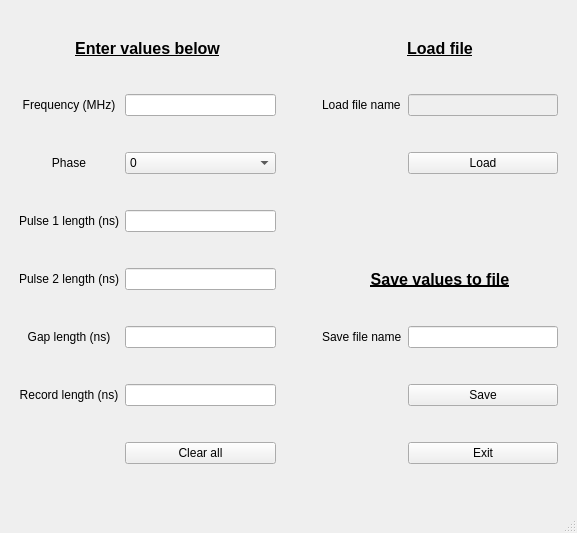
<?xml version="1.0" encoding="UTF-8"?>
<ui version="4.0">
 <class>MainWindow</class>
 <widget class="QMainWindow" name="MainWindow">
  <property name="geometry">
   <rect>
    <x>0</x>
    <y>0</y>
    <width>577</width>
    <height>533</height>
   </rect>
  </property>
  <property name="maximumSize">
   <size>
    <width>16777215</width>
    <height>557</height>
   </size>
  </property>
  <property name="windowTitle">
   <string>Set up sequence</string>
  </property>
  <property name="tabShape">
   <enum>QTabWidget::Rounded</enum>
  </property>
  <widget class="QWidget" name="centralwidget">
   <layout class="QGridLayout" name="gridLayout">
    <item row="0" column="4" colspan="2">
     <widget class="QLabel" name="label_4">
      <property name="sizePolicy">
       <sizepolicy hsizetype="Preferred" vsizetype="Fixed">
        <horstretch>0</horstretch>
        <verstretch>0</verstretch>
       </sizepolicy>
      </property>
      <property name="font">
       <font>
        <pointsize>12</pointsize>
        <weight>75</weight>
        <bold>true</bold>
        <underline>true</underline>
       </font>
      </property>
      <property name="text">
       <string>Load file</string>
      </property>
      <property name="alignment">
       <set>Qt::AlignCenter</set>
      </property>
     </widget>
    </item>
    <item row="0" column="1" colspan="2">
     <widget class="QLabel" name="label_3">
      <property name="sizePolicy">
       <sizepolicy hsizetype="Preferred" vsizetype="Fixed">
        <horstretch>0</horstretch>
        <verstretch>0</verstretch>
       </sizepolicy>
      </property>
      <property name="font">
       <font>
        <pointsize>12</pointsize>
        <weight>75</weight>
        <bold>true</bold>
        <underline>true</underline>
       </font>
      </property>
      <property name="text">
       <string>Enter values below</string>
      </property>
      <property name="alignment">
       <set>Qt::AlignCenter</set>
      </property>
     </widget>
    </item>
    <item row="4" column="4" colspan="2">
     <widget class="QLabel" name="label_5">
      <property name="font">
       <font>
        <pointsize>12</pointsize>
        <weight>75</weight>
        <bold>true</bold>
        <underline>true</underline>
       </font>
      </property>
      <property name="text">
       <string>Save values to file</string>
      </property>
      <property name="alignment">
       <set>Qt::AlignCenter</set>
      </property>
     </widget>
    </item>
    <item row="11" column="5">
     <widget class="QPushButton" name="exit_btn">
      <property name="text">
       <string>Exit</string>
      </property>
     </widget>
    </item>
    <item row="1" column="1">
     <widget class="QLabel" name="frq_lbl">
      <property name="text">
       <string>Frequency (MHz)</string>
      </property>
      <property name="alignment">
       <set>Qt::AlignCenter</set>
      </property>
     </widget>
    </item>
    <item row="2" column="1">
     <widget class="QLabel" name="phase_lbl">
      <property name="text">
       <string>Phase</string>
      </property>
      <property name="alignment">
       <set>Qt::AlignCenter</set>
      </property>
     </widget>
    </item>
    <item row="8" column="2">
     <widget class="QLineEdit" name="rec_len_txtbox"/>
    </item>
    <item row="8" column="5">
     <widget class="QPushButton" name="save_btn">
      <property name="text">
       <string>Save</string>
      </property>
     </widget>
    </item>
    <item row="4" column="2">
     <widget class="QLineEdit" name="p2_len_txtbox"/>
    </item>
    <item row="8" column="1">
     <widget class="QLabel" name="rec_len_lbl">
      <property name="text">
       <string>Record length (ns)</string>
      </property>
      <property name="alignment">
       <set>Qt::AlignCenter</set>
      </property>
     </widget>
    </item>
    <item row="1" column="4">
     <widget class="QLabel" name="load_file_name_lbl">
      <property name="text">
       <string>Load file name</string>
      </property>
     </widget>
    </item>
    <item row="1" column="5">
     <widget class="QLineEdit" name="load_file_txtbox">
      <property name="enabled">
       <bool>false</bool>
      </property>
     </widget>
    </item>
    <item row="2" column="2">
     <widget class="QComboBox" name="phase_cbox">
      <property name="editable">
       <bool>false</bool>
      </property>
      <property name="currentIndex">
       <number>0</number>
      </property>
      <property name="maxVisibleItems">
       <number>4</number>
      </property>
      <property name="insertPolicy">
       <enum>QComboBox::NoInsert</enum>
      </property>
      <property name="modelColumn">
       <number>0</number>
      </property>
      <item>
       <property name="text">
        <string>0</string>
       </property>
      </item>
      <item>
       <property name="text">
        <string>90</string>
       </property>
      </item>
      <item>
       <property name="text">
        <string>180</string>
       </property>
      </item>
      <item>
       <property name="text">
        <string>270</string>
       </property>
      </item>
     </widget>
    </item>
    <item row="1" column="2">
     <widget class="QLineEdit" name="frq_txtbox"/>
    </item>
    <item row="3" column="1">
     <widget class="QLabel" name="p1_len_lbl">
      <property name="text">
       <string>Pulse 1 length (ns)</string>
      </property>
      <property name="alignment">
       <set>Qt::AlignCenter</set>
      </property>
     </widget>
    </item>
    <item row="3" column="2">
     <widget class="QLineEdit" name="p1_len_txtbox"/>
    </item>
    <item row="4" column="1">
     <widget class="QLabel" name="p2_len_lbl">
      <property name="text">
       <string>Pulse 2 length (ns)</string>
      </property>
      <property name="alignment">
       <set>Qt::AlignCenter</set>
      </property>
     </widget>
    </item>
    <item row="2" column="5">
     <widget class="QPushButton" name="load_btn">
      <property name="text">
       <string>Load</string>
      </property>
     </widget>
    </item>
    <item row="7" column="1">
     <widget class="QLabel" name="gap_len_lbl">
      <property name="text">
       <string>Gap length (ns)</string>
      </property>
      <property name="alignment">
       <set>Qt::AlignCenter</set>
      </property>
     </widget>
    </item>
    <item row="7" column="4">
     <widget class="QLabel" name="save_file_name_lbl">
      <property name="text">
       <string>Save file name</string>
      </property>
     </widget>
    </item>
    <item row="11" column="2">
     <widget class="QPushButton" name="clear_all_btn">
      <property name="text">
       <string>Clear all</string>
      </property>
     </widget>
    </item>
    <item row="7" column="2">
     <widget class="QLineEdit" name="gap_len_txtbox"/>
    </item>
    <item row="4" column="3">
     <spacer name="horizontalSpacer">
      <property name="orientation">
       <enum>Qt::Horizontal</enum>
      </property>
      <property name="sizeType">
       <enum>QSizePolicy::Fixed</enum>
      </property>
      <property name="sizeHint" stdset="0">
       <size>
        <width>40</width>
        <height>20</height>
       </size>
      </property>
     </spacer>
    </item>
    <item row="7" column="5">
     <widget class="QLineEdit" name="save_file_name_txtbox"/>
    </item>
    <item row="4" column="6">
     <spacer name="horizontalSpacer_2">
      <property name="orientation">
       <enum>Qt::Horizontal</enum>
      </property>
      <property name="sizeType">
       <enum>QSizePolicy::Fixed</enum>
      </property>
      <property name="sizeHint" stdset="0">
       <size>
        <width>10</width>
        <height>20</height>
       </size>
      </property>
     </spacer>
    </item>
    <item row="4" column="0">
     <spacer name="horizontalSpacer_3">
      <property name="orientation">
       <enum>Qt::Horizontal</enum>
      </property>
      <property name="sizeType">
       <enum>QSizePolicy::Fixed</enum>
      </property>
      <property name="sizeHint" stdset="0">
       <size>
        <width>10</width>
        <height>20</height>
       </size>
      </property>
     </spacer>
    </item>
   </layout>
  </widget>
  <widget class="QStatusBar" name="statusbar"/>
 </widget>
 <resources/>
 <connections/>
</ui>
